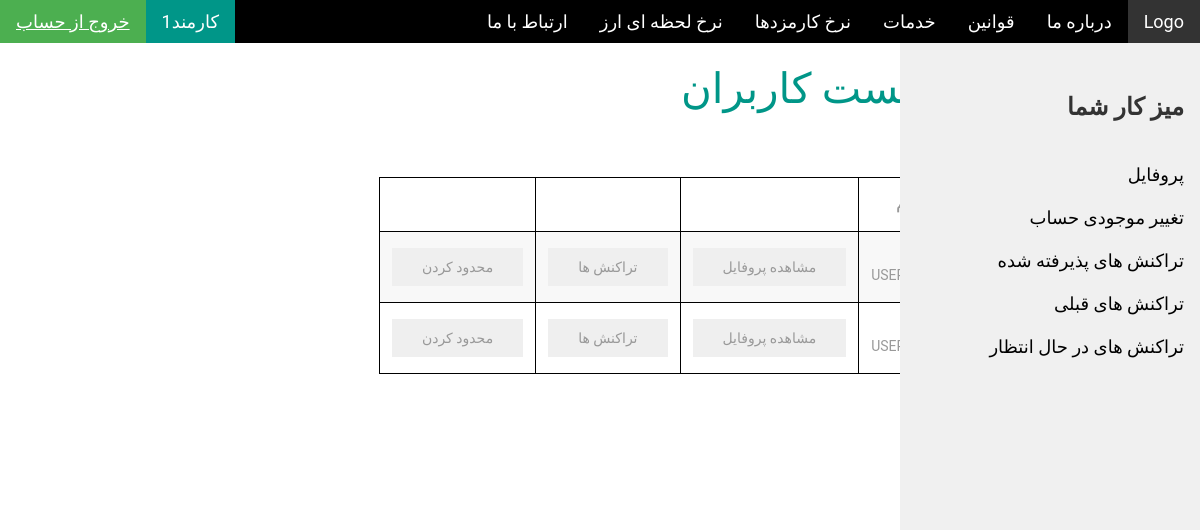
The app's page /usr_list (signed in) with its own data.
### blog/models.py (models this page shows, shortened)
class Person(models.Model):
    class Meta:
        abstract = True

class MyUser(AbstractBaseUser, Person):
    email = models.EmailField(max_length=254, unique=True, db_index=True , null=False , blank=False)
    name = models.CharField(max_length=50 , null=True, blank=True)
    acc_num =  models.CharField(max_length=30 , null=False, blank=False)
    rial_wallet=models.FloatField(default=0)
    dollar_wallet=models.FloatField(default=0)
    euro_wallet=models.FloatField(default=0)
    salary = models.FloatField(default=0)
    dollor_account =  models.CharField(max_length=30 , null=False);
    euro_account = models.CharField(max_length=30 , null=False)
    status = models.CharField(max_length=10, default="enabled")
    is_active = models.BooleanField(default=True)
    is_admin = models.BooleanField(default=False)
    is_employee = models.BooleanField(default=False)
    objects = MyUserManager()
    USERNAME_FIELD = 'email'
    REQUIRED_FIELDS = []

### blog/views.py (the view)
# urls.py: url(r'^usr_list$', views.usr_list, name='usr_list'),
@login_required(redirect_field_name='login')
def usr_list(request):
    employees = MyUser.objects.filter(is_employee=False , is_admin = False )
    return render(request, 'usr_list.html',{'employees':employees} )

### blog/templates/usr_list.html (shortened to what this page needs)
<!DOCTYPE html>
{% load static %}
{% if request.user.is_admin %}
{% include "base_manager.html" %}
{% elif request.user.is_employee %}
{% include "base_employee.html" %}
{% else %}
{% include "base_user.html" %}
{% endif %}
<html>
<link rel="stylesheet" type="text/css" href="{% static 'blog/css/index_w3.css' %}" />
<link rel="stylesheet" type="text/css" href="{% static 'blog/css/index_w3-theme-black.css' %}" />
<link rel="stylesheet" type="text/css" href="{% static 'blog/css/uikit-rtl.css' %}" />
<body>
<div class="w3-main" style="margin-right:250px" dir="rtl">
{% block content %}
	<div class="w3-row w3-padding-large w3-padding-64 w3-container" dir="rtl">
		<h1 class="w3-text-teal">لیست کاربران</h1><br>
		<table id="time" style="top: 5%" class="rtl uk-table uk-table uk-table-striped" >
               <thead>
                    <tr>
                        <th class="uk-width-auto"><strong> نام</strong></th>
                        <th class="uk-width-auto" ><strong> </strong></th>
                        <th class="uk-width-auto"><strong> </strong></th>
                        <th class="uk-width-auto"><strong> </strong></th>
                    </tr>
               </thead>
               <tbody>
                {% for e in employees %}
                    <tr>
                        <th class="uk-width-auto">{{e.name }} </th>
                        <th class="uk-width-auto">
                        <form method="post" action="{% url 'see_usr_profile' pke=e.pk %}" >
                            <input id="submit1" type="submit" class="uk-button" value="مشاهده پروفایل" />
                        </form>
                        </th>
                         <th class="uk-width-auto">
                        <form method="post" action="{% url 'see_usr_transactions' pke=e.pk %}" >
                            <input id="submit3" type="submit" class="uk-button" value="تراکنش ها" />
                        </form>
                        </th>
                        <th class="uk-width-auto">
                        <form method="post" action="{% url 'ban-usr' pke=e.pk %}" >
                            {% if e.status == "enabled" %}
                            <input id="submit4" type="submit" class="uk-button" value="محدود کردن" />
                            {% else %}
                            <input id="submit5" type="submit" class="uk-button" value="آنبلاک کردن" />
                            {% endif %}
                        </form>
                        </th>
                    </tr>
               {% endfor %}
               </tbody>
           </table><br><br>
	</div>
{% endblock %}
</div>
</body>
</html>

### blog/templates/base_employee.html (shortened to what this page needs)
<!DOCTYPE html>
{% load static %}
<html>
<link rel="stylesheet" type="text/css" href="{% static 'blog/css/index_w3.css' %}" />
<link rel="stylesheet" type="text/css" href="{% static 'blog/css/index_w3-theme-black.css' %}" />
<body>
<div class="w3-top">
  <div class="w3-bar w3-theme w3-top w3-left-align w3-large">
    <a href="{% url 'index_employee' %}" class="w3-bar-item w3-button w3-theme-l1 w3-right">Logo</a>
    <a href="{% url 'index_employee' %}#about" class="w3-bar-item w3-button w3-hide-small w3-hover-white w3-right">درباره ما</a>
	<a href="{% url 'index_employee' %}#policy" class="w3-bar-item w3-button w3-hide-small w3-hover-white w3-right">قوانین</a>
    <a href="{% url 'index_employee' %}#service" class="w3-bar-item w3-button w3-hide-small w3-hover-white w3-right">خدمات</a>
	<a href="{% url 'index_employee' %}#nerkh" class="w3-bar-item w3-button w3-hide-small w3-hover-white w3-right">نرخ کارمزدها</a>
	<a href="{% url 'index_employee' %}#nerkh-arz" class="w3-bar-item w3-button w3-hide-small w3-hover-white w3-right">نرخ لحظه ای ارز</a>
	<a href="{% url 'index_employee' %}#contact" class="w3-bar-item w3-button w3-hide-small w3-hover-white w3-right">ارتباط با ما</a>
	<a href="{% url 'logout' %}" class="w3-bar-item w3-button w3-hover-green">خروج از حساب</a>
    <a href="#" class="w3-bar-item w3-label w3-teal w3-hover-teal">{{ request.user.name }}</a>
  </div>
</div>
<nav class="w3-sidebar w3-bar-block w3-collapse w3-large w3-theme-l5 w3-animate-right" style="width:25%;right:0"  id="mySidebar">
  <h3 class="w3-bar-item"><b>میز کار شما</b></h3>
  <a class="w3-bar-item w3-button w3-hover-black" href="{% url 'employee_profile_edit' %}">پروفایل</a>
  <a class="w3-bar-item w3-button w3-hover-black" href="{% url 'employee_charge' %}">تغییر موجودی حساب</a>
  <a class="w3-bar-item w3-button w3-hover-black" href="{% url 'runtransactions' pke=user.pk %}">تراکنش های پذیرفته شده</a>
  <a class="w3-bar-item w3-button w3-hover-black" href="{% url 'employeetransactions' %}">تراکنش های قبلی</a>
  <a class="w3-bar-item w3-button w3-hover-black" href="{% url 'waitingtransactions' %}">تراکنش های در حال انتظار</a>
</nav>
</body>
</html>

### blog/static/blog/css/index_w3.css (style rules this page uses)
html { box-sizing:border-box }
*,*:before,*:after { box-sizing:inherit }
html { -ms-text-size-adjust:100%;-webkit-text-size-adjust:100% }
body { margin:0 }
article,aside,details,figcaption,figure,footer,header,main,menu,nav,section,summary { display:block }
a { background-color:transparent;-webkit-text-decoration-skip:objects }
button,input,select,textarea { font:inherit;margin:0 }
button,input { overflow:visible }
button,html [type=button],[type=reset],[type=submit] { -webkit-appearance:button }
html,body { font-family:Verdana,sans-serif;font-size:15px;line-height:1.5 }
html { overflow-x:hidden }
h1 { font-size:36px; text-align:right }
h3 { font-size:24px; text-align:right }
h1,h2,h3,h4,h5,h6 { font-family:"Segoe UI",Arial,sans-serif;font-weight:400;margin:10px 0 }
a { color:inherit }
.w3-btn,.w3-button { border:none;display:inline-block;padding:8px 16px;vertical-align:middle;overflow:hidden;text-decoration:none;color:inherit;background-color:inherit;text-align:center;cursor:pointer;white-space:nowrap }
.w3-btn,.w3-button { -webkit-touch-callout:none;-webkit-user-select:none;-khtml-user-select:none;-moz-user-select:none;-ms-user-select:none;user-select:none }
.w3-sidebar { height:100%;width:200px;background-color:#fff;position:fixed!important;z-index:1;overflow:auto }
.w3-main,#main { transition:margin-left .4s }
.w3-bar { width:100%;overflow:hidden }
.w3-bar .w3-bar-item { padding:8px 16px;float:left;width:auto;border:none;display:block;outline:0 }
.w3-bar .w3-button { white-space:normal }
.w3-bar-block .w3-bar-item { width:100%;display:block;padding:8px 16px;text-align:right;border:none;white-space:normal;float:none;outline:0 }
.w3-container:after,.w3-container:before,.w3-panel:after,.w3-panel:before,.w3-row:after,.w3-row:before,.w3-row-padding:after,.w3-row-padding:before, .w3-cell-row:before,.w3-cell-row:after,.w3-clear:after,.w3-clear:before,.w3-bar:before,.w3-bar:after { content:"";display:table;clear:both }
@media (min-width:993px) { .w3-sidebar.w3-collapse { display:block!important } }
.w3-top,.w3-bottom { position:fixed;width:100%;z-index:1 }
.w3-top { top:0 }
.w3-container,.w3-panel { padding:0.01em 16px }
.w3-animate-right { position:relative;animation:animateright 0.4s }
.w3-large { font-size:18px!important }
.w3-left-align { text-align:left!important }
.w3-padding-large { padding:12px 24px!important }
.w3-padding-64 { padding-top:64px!important;padding-bottom:64px!important }
.w3-right { float:right!important }
.w3-teal,.w3-hover-teal:hover { color:#fff!important;background-color:#009688!important }
.w3-text-teal,.w3-hover-text-teal:hover { color:#009688!important }

### blog/static/blog/css/index_w3-theme-black.css (style rules this page uses)
.w3-theme-l5 { color:#000 !important; background-color:#f0f0f0 !important }
.w3-theme-l1 { color:#fff !important; background-color:#333333 !important }
.w3-theme { color:#fff !important; background-color:#000000 !important }

### blog/templates/base_employee.html (style rules this page uses)
html,body,h1,h2,h3,h4,h5,h6 { font-family: "Roboto","B Nazanin", sans-serif; }
.w3-sidebar { z-index: 3; width: 250px; top: 43px; bottom: 0; height: inherit; }

### blog/templates/usr_list.html (style rules this page uses)
html,body,h1,h2,h3,h4,h5,h6 { font-family: "Roboto","B Nazanin", sans-serif; }
table { display: block; overflow-x: auto; border-collapse: collapse; }
th, td { padding: 5px; border: 1px solid black; border-collapse: collapse; }
.w3-sidebar { z-index: 3; width: 250px; top: 43px; bottom: 0; height: inherit; }

### records on screen
MyUser: user.name "کارمند1"
MyUser: name "USER1"
MyUser: name "USER2"
